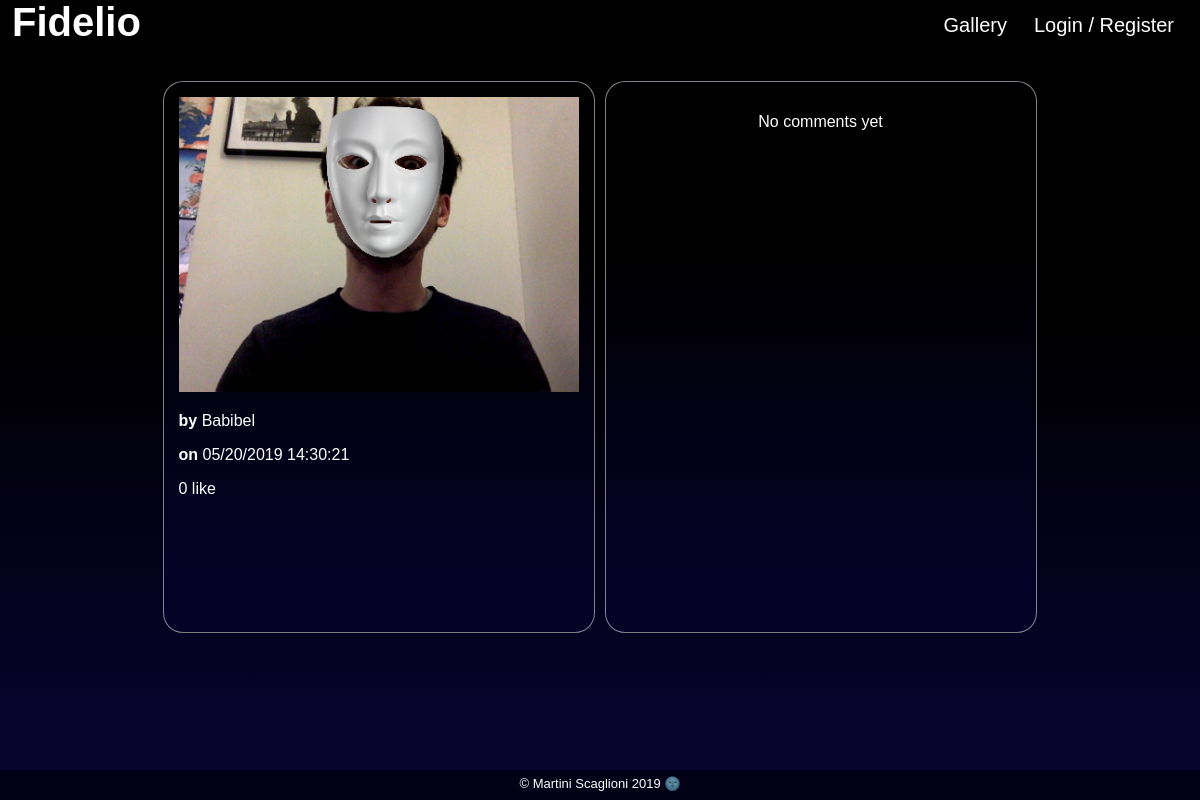
The app's page /index.php?view=picture&id=31 with its own data.
### tables this page shows
CREATE TABLE `pictures` (
  `picture_id` int(11) NOT NULL,
  `user_id` int(100) NOT NULL,
  `content` text NOT NULL
);

CREATE TABLE `users` (
  `user_id` int(11) NOT NULL,
  `user_name` varchar(100) NOT NULL,
  `user_email` varchar(100) NOT NULL,
  `user_password` text NOT NULL,
  `hash` text NOT NULL,
  `account_valid` int(11) NOT NULL,
  `notifications` int(1) NOT NULL
);

### model/PictureManager.php (called while the page is built, shortened)
<?
class PictureManager extends Manager
{
    public function getPictures($picture_id)
    {
        $db = $this->dbConnect();
        if ($picture_id != '')
        {
            $pictures = $db->query("SELECT picture_id, user_id, content FROM pictures WHERE picture_id = '$picture_id'");
        }
        else
        {
            $pictures = $db->query('SELECT picture_id, user_id, content FROM pictures ORDER BY picture_id DESC');
        }
        return $pictures;
    }
}

### model/UserManager.php (called while the page is built, shortened)
<?
class UserManager extends Manager
{
    public function getUsers()
    {
        $db = $this->dbConnect();
        $req = $db->query("SELECT user_id, user_name, user_email, user_password, hash, account_valid, notifications FROM users ORDER BY user_id");
        return $req;
    }
}

### view/pictureView.php (the view, shortened to what this page needs)
        <div class="main_nav">
            <?php
                $user = $users->fetchAll();
                $comment = $comments->fetchAll();
                $like = $likes->fetchAll();
                $pictures = $gallery->fetchAll();
                $likes_nb = 0;
                for ($i = 0; $pictures[$i]; $i++)
                {
                    if ($pictures[$i]['picture_id'] == $picture_id)
                    {
                        $img = $pictures[$i]['content'];
                        $picture_was_taken_by = $pictures[$i]['user_id'];
                    }
                }
                for ($i = 0; $user[$i]; $i++)
                {
                    if ($picture_was_taken_by == $user[$i]['user_id'])
                    {
                        $picture_author = $user[$i]['user_name'];
                    }
                }
                for ($i = 0; $like[$i]; $i++)
                {
                    if ($like[$i]['picture_id'] == $picture_id)
                    {
                        $likes_nb++;
                    }
                    if ($like[$i]['picture_id'] == $picture_id && $like[$i]['user_id'] == $loggued_user_id)
                    {
                        $user_has_liked = 1;
                    }
                }
                $date = strstr($img, ':');
                $date = substr($date, 1);
                $date = strtok($date, '.');
            ?>
            <div class="picture_view">
                <?php
                    echo '<img class="single-picture" src="pictures/snaps/'.$img.'"/>';
                ?>
                <p><strong>by </strong><?= $picture_author ?></p>
                <p><strong>on </strong><?= date('m/d/Y H:i:s', $date) ?></p>
                <?php
                    if ($likes_nb < 2)
                    {
                        echo '<p id="likes"> '.$likes_nb.' like</p>';
                    } else {
                        echo '<p id="likes"> '.$likes_nb.' likes</p>';
                    }
                ?>
            </div>
            <div class="comment_view">
                <?php
                    for ($i = 0; $comment[$i]; $i++)
                    {
                        if ($comment[$i]['picture_id'] == $picture_id)
                        {
                            $j++;
                        }
                    }
                    if ($j > 0)
                    {
                        if ($_SESSION['loggued_on_user'])
                        {
                            $section = 'comments_section';
                        } else {
                            $section = 'comments_section_full';
                        }
                ?>
                <section class="<?= $section ?>">
                    <?php
                        for ($i = 0; $comment[$i]; $i++)
                        {
                            $i++;
                        }
                        while ($i-- > 0)
                        {
                            if ($comment[$i]['picture_id'] == $picture_id)
                            {
                    ?>
                        <div class='single_comment' style="overflow: hidden">
                            <p><strong><?= htmlspecialchars($picture_author) ?></strong> on <?= $comment[$i]['comment_date_fr'] ?>
                            <p><?= nl2br(htmlspecialchars($comment[$i]['comment'])) ?></p>
                            <?php
                                if($comment[$i]['user_id'] == $loggued_user_id)
                                {
                            ?>
                                    <p><a href="index.php?view=updateCommentView&comment_id=<?= $comment[$i]['id'] ?>&picture_id=<?= $picture_id ?>">(Edit)</a></p>
                                    <p><a href="index.php?action=deleteComment&comment_id=<?= $comment[$i]['id'] ?>&picture_id=<?= $picture_id ?>" onclick="return confirm('Do you really want to remove your comment?')">(Delete)</a></p>
                            <?php
                                }
                            ?>
                        </div>
                        <hr>
                    <?php
                            }
                        }
                    ?>
                </section>
                <?php
                    }
                    else {
                        echo '  <div class="picture_special_p">
                                    <p> No comments yet </p>
                                </div>';
                    }
                ?>
            </div>
        </div>
<?php require('view/template.php'); ?>

### public/css/style.css (style rules this page uses)
html, body { height: 100%; width: 100%; margin: 0; padding: 0; color: white; background-color: #000000; background-image: linear-gradient(180deg, #000000 40%, #07032c 90%); }
p { font-family: "Avenir",Arial,sans-serif; }
.main_nav { display: block; margin-top: 30px; margin-left: auto; margin-right: auto; width: 875px; height: 77vh; }
.picture_special_p { width: 300px; text-align: center; margin-left: auto; margin-right: auto; }
.picture_view { border-radius: 20px; padding: 15px; border:1px solid rgba(255, 255, 255, 0.5); background: linear-gradient(180deg, #000000 30%, #050227 90%); float: left; display: inline; width: 400px; height: 520px; }
.comment_view { border-radius: 20px; padding: 15px; border:1px solid rgba(255, 255, 255, 0.5); background: linear-gradient(180deg, #000000 30%, #050227 90%); display: inline; float: left; height: 520px; width: 400px; margin-left: 10px; }
.single-picture { width: 400px; height: 295px; }

### records on screen
pictures: content (picture), content "05/20/2019 14:30:21"
users: user_name "Babibel"

### other values on screen
$likes_nb "0"
